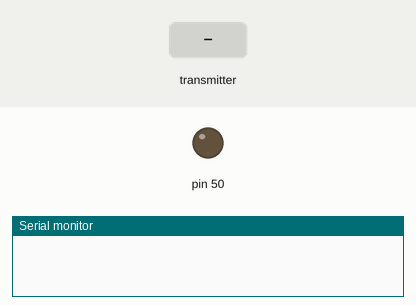
Simulated run of this sketch. Board: Arduino Mega 2560, built with avr-gcc and run on an emulated ATmega2560. Parts: output pins drawn as LEDs (lit = HIGH), the last lines printed to the serial monitor. The inputs (shaded band) are chosen by the test bench. No radio packets arrive unless stated.

Above: at 1.2 s.
1.3 s: the transmitter starts sending buf.0 = 0
At 2.1 s:
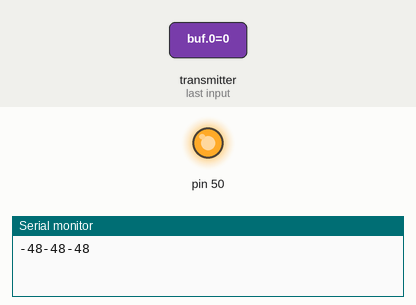
Timing chart, 0 to 4.3 s (numbered marks = the images above; inputs shaded):
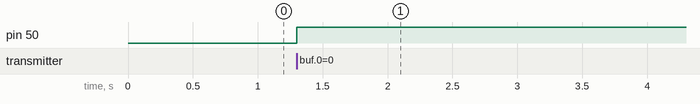

Measured:
- after the input at 1.3 s, pin 50: LOW → HIGH at once

The sketch:

receiverp.ino
```cpp
#include <RH_ASK.h>
#include <SPI.h>
RH_ASK rf_driver;

void setup()
{
     pinMode(50,OUTPUT);
     rf_driver.init();
     Serial.begin(9600);
}
char i;

void loop()
{
    uint8_t buf[3];
    uint8_t buflen = sizeof(buf);
     if (rf_driver.recv(buf, &buflen))
    {
      for(i=0;i<3;i++)
      {
        Serial.print((buf[i])-48);
      }
      //Serial.println();
      buzz();
    }

}
void buzz()
{
  digitalWrite(50,HIGH);
  delay(1000);
  digitalWrite(50,LOW);
}
```
